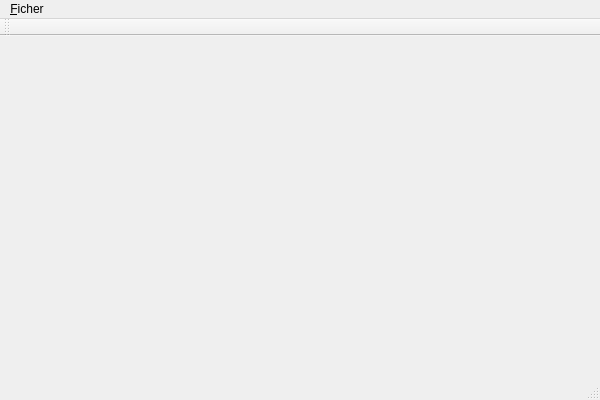
<?xml version="1.0" encoding="UTF-8"?>
<ui version="4.0">
 <class>MainWindow</class>
 <widget class="QMainWindow" name="MainWindow">
  <property name="geometry">
   <rect>
    <x>0</x>
    <y>0</y>
    <width>600</width>
    <height>400</height>
   </rect>
  </property>
  <property name="windowTitle">
   <string>MainWindow</string>
  </property>
  <widget class="QWidget" name="centralWidget"/>
  <widget class="QMenuBar" name="menuBar">
   <property name="geometry">
    <rect>
     <x>0</x>
     <y>0</y>
     <width>600</width>
     <height>25</height>
    </rect>
   </property>
   <widget class="QMenu" name="menu_Ficher">
    <property name="title">
     <string>&amp;Ficher</string>
    </property>
    <addaction name="action_Quitter"/>
    <addaction name="separator"/>
    <addaction name="actionAbout_Me"/>
   </widget>
   <addaction name="menu_Ficher"/>
  </widget>
  <widget class="QToolBar" name="mainToolBar">
   <attribute name="toolBarArea">
    <enum>TopToolBarArea</enum>
   </attribute>
   <attribute name="toolBarBreak">
    <bool>false</bool>
   </attribute>
  </widget>
  <widget class="QStatusBar" name="statusBar"/>
  <action name="action_Quitter">
   <property name="text">
    <string>&amp;Quitter</string>
   </property>
  </action>
  <action name="actionAbout_Me">
   <property name="text">
    <string>About Me</string>
   </property>
  </action>
 </widget>
 <layoutdefault spacing="6" margin="11"/>
 <resources/>
 <connections/>
</ui>
